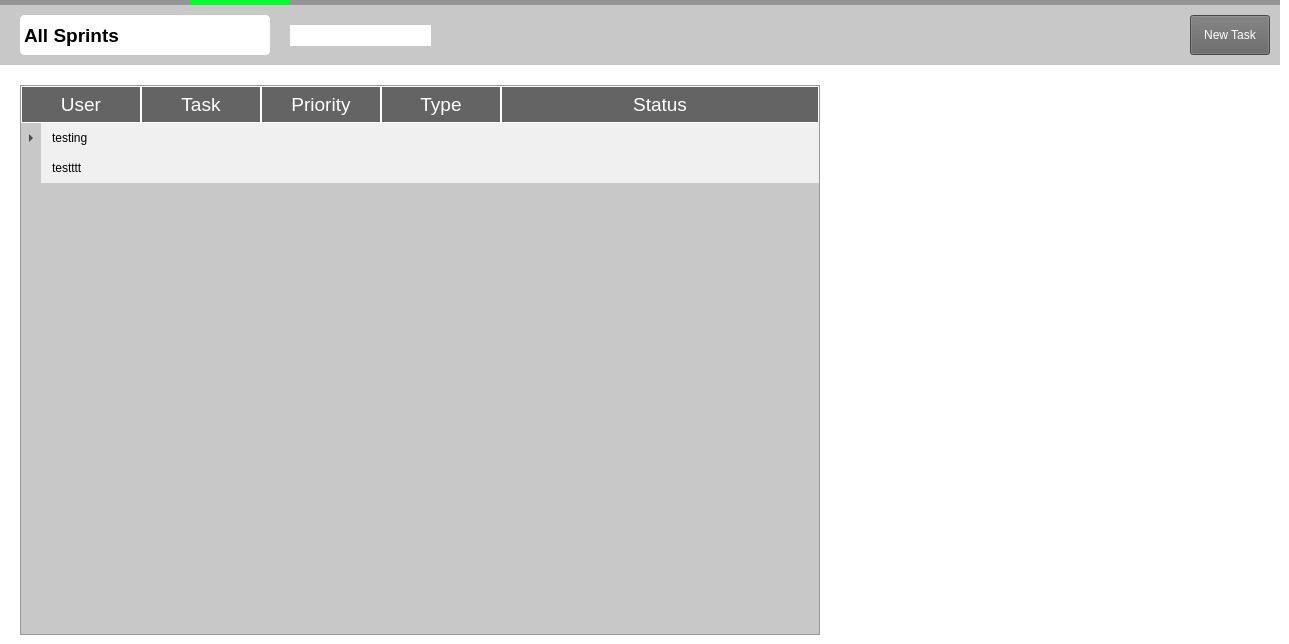
   <widget class="QWidget" name="taskboardPage">
    <property name="styleSheet">
     <string notr="true">QWidget {
background-color: white;
}</string>
    </property>
    <widget class="QLabel" name="selectorT">
     <property name="geometry">
      <rect>
       <x>0</x>
       <y>0</y>
       <width>1280</width>
       <height>5</height>
      </rect>
     </property>
     <property name="minimumSize">
      <size>
       <width>100</width>
       <height>5</height>
      </size>
     </property>
     <property name="maximumSize">
      <size>
       <width>1280</width>
       <height>5</height>
      </size>
     </property>
     <property name="styleSheet">
      <string notr="true">QLabel {
background-color: rgb(150, 150, 150);
}</string>
     </property>
     <property name="text">
      <string/>
     </property>
    </widget>
    <widget class="QLabel" name="selectorbarT">
     <property name="geometry">
      <rect>
       <x>190</x>
       <y>0</y>
       <width>100</width>
       <height>5</height>
      </rect>
     </property>
     <property name="minimumSize">
      <size>
       <width>100</width>
       <height>5</height>
      </size>
     </property>
     <property name="maximumSize">
      <size>
       <width>999999</width>
       <height>5</height>
      </size>
     </property>
     <property name="styleSheet">
      <string notr="true">QLabel {
background-color: rgb(0, 255, 44);
}</string>
     </property>
     <property name="text">
      <string/>
     </property>
    </widget>
    <widget class="QLabel" name="toplabel">
     <property name="geometry">
      <rect>
       <x>0</x>
       <y>5</y>
       <width>1280</width>
       <height>60</height>
      </rect>
     </property>
     <property name="minimumSize">
      <size>
       <width>1280</width>
       <height>5</height>
      </size>
     </property>
     <property name="maximumSize">
      <size>
       <width>1280</width>
       <height>60</height>
      </size>
     </property>
     <property name="styleSheet">
      <string notr="true">QLabel {
font: 13pt &quot;Arial&quot;;
background-color: rgb(200, 200, 200);
color: rgb(0, 0, 0);
}</string>
     </property>
     <property name="text">
      <string/>
     </property>
    </widget>
    <widget class="QPushButton" name="newtaskButton">
     <property name="geometry">
      <rect>
       <x>1190</x>
       <y>15</y>
       <width>80</width>
       <height>40</height>
      </rect>
     </property>
     <property name="minimumSize">
      <size>
       <width>80</width>
       <height>40</height>
      </size>
     </property>
     <property name="maximumSize">
      <size>
       <width>80</width>
       <height>40</height>
      </size>
     </property>
     <property name="autoFillBackground">
      <bool>false</bool>
     </property>
     <property name="styleSheet">
      <string notr="true">QPushButton {
font: 13pt &quot;Arial&quot;;
background-color: rgb(100, 100, 100);
color: rgb(255, 255, 255);
}</string>
     </property>
     <property name="text">
      <string>New Task</string>
     </property>
    </widget>
    <widget class="QComboBox" name="sprintDropdownT">
     <property name="geometry">
      <rect>
       <x>20</x>
       <y>15</y>
       <width>250</width>
       <height>40</height>
      </rect>
     </property>
     <property name="minimumSize">
      <size>
       <width>128</width>
       <height>40</height>
      </size>
     </property>
     <property name="font">
      <font>
       <family>Arial</family>
       <pointsize>14</pointsize>
       <bold>true</bold>
       <strikeout>false</strikeout>
      </font>
     </property>
     <property name="autoFillBackground">
      <bool>false</bool>
     </property>
     <property name="styleSheet">
      <string notr="true">QComboBox {
    border: 1px solid white;
    padding: 3px;
    background-color: white;
    border-radius: 4px;
    min-width: 6em;
    color: black;
    combobox-popup: 0;
}

QComboBox::drop-down {
    subcontrol-origin: padding;
    subcontrol-position: top right;
    width: 20px;
    color: black;
    border: 4px solid white;
}

/* Change the up arrow when the QComboBox is opened */
QComboBox::up-arrow:open {
    image: url(:/down-arrow.png); /* Arrow-down icon when the combo box is opened */
    width: 20px;
    height: 20px;
    border-radius: 4px;
    background-repeat: no-repeat;
    background-position: center;
    border: none;
}

/* Change the down arrow when the QComboBox is closed */
QComboBox::down-arrow:closed {
    image: url(:/up-arrow.png); /* Arrow-up icon when the combo box is closed */
    width: 20px;
    height: 20px;
    border-radius: 4px;
    background-repeat: no-repeat;
    background-position: center;
    border: none;
}

/* QComboBox popup menu */
QComboBox QAbstractItemView {
    background-color: white;
    color: black;
    border: 1px solid white;
    border-radius: 4px;
    bottom: -1px; /* Position the dropdown box just under the combo box */
    margin-top: 1px;
}

QComboBox QAbstractItemView::item {
    height: 25px;
    padding: 3px 10px;
    border-radius: 4px;
}

QComboBox QAbstractItemView::item:selected {
    background-color: rgb(172, 255, 162);
    color: black;
    border-radius: 4px;
}
</string>
     </property>
     <property name="frame">
      <bool>false</bool>
     </property>
     <item>
      <property name="text">
       <string>All Sprints</string>
      </property>
     </item>
     <item>
      <property name="text">
       <string> Sprint 1 Name</string>
      </property>
     </item>
     <item>
      <property name="text">
       <string>Sprint 2 Name</string>
      </property>
     </item>
    </widget>
    <widget class="QTreeWidget" name="userTaskTreeWidget">
     <property name="geometry">
      <rect>
       <x>20</x>
       <y>85</y>
       <width>800</width>
       <height>550</height>
      </rect>
     </property>
     <property name="styleSheet">
      <string notr="true">/* QTreeWidget Stylesheet */

QTreeWidget {
    font: 14pt &quot;Arial&quot;;
    color: black;
    background-color: rgb(200, 200, 200);
    show-decoration-selected: 1;
}

/* Top-level items */
QTreeWidget::item {
    padding: 8px;
    background-color: rgb(240, 240, 240); /* Background color for top-level items */
    font-size: 14px;
}

QTreeWidget::item:hover {
    background-color: rgb(230, 230, 230);
}

QTreeWidget::item:selected {
    color: black;
    font-weight: bold;
    background-color: rgb(158, 255, 162);
}

/* Subitems (nested items) */
QTreeWidget::item:has-children {
    background-color: rgb(240, 240, 240); /* Background color for items with children */
}

QTreeWidget::item:!has-children {
    background-color: rgb(240, 240, 240); /* Your desired color for top-level items without children */
}

QTreeWidget::item:has-children:hover {
    background-color: rgb(240, 240, 240);
}

QTreeWidget::item:!has-children:hover {
    background-color: rgb(240, 240, 240); /* Your desired hover color for top-level items without children */
}

QTreeWidget::item:has-children:selected {
    color: black;
    font-weight: bold;
    background-color: rgb(240, 240, 240);
}
QTreeWidget::item:!has-children:selected {
    color: black;
    font-weight: bold;
    background-color: rgb(158, 255, 162);
}

/* QHeaderView Sections (Individual Columns) */
QHeaderView::section {
    background-color: rgb(100, 100, 100);
    color: white;
    padding: 4px;
    border: 1px solid white;
    qproperty-horizontalStretch: 1; /* Stretch the header to fill the entire width */
    qproperty-stretchSection: 1; /* Stretch all sections to fill the remaining space */
}

/* Replace the default branch arrow with a smaller image */
QTreeWidget::branch:has-children {
    image: url(:/down-arrow.png); /* Default arrow image when item is open */
    width: 10px; /* Adjust the width of the image */
    height: 10px; /* Adjust the height of the image */
}

QTreeWidget::branch:closed:has-children {
    image: url(:/right-arrow.png); /* Arrow image when item is closed */
}</string>
     </property>
     <property name="sizeAdjustPolicy">
      <enum>QAbstractScrollArea::AdjustToContents</enum>
     </property>
     <property name="uniformRowHeights">
      <bool>false</bool>
     </property>
     <property name="animated">
      <bool>true</bool>
     </property>
     <property name="allColumnsShowFocus">
      <bool>false</bool>
     </property>
     <attribute name="headerCascadingSectionResizes">
      <bool>true</bool>
     </attribute>
     <attribute name="headerMinimumSectionSize">
      <number>20</number>
     </attribute>
     <attribute name="headerDefaultSectionSize">
      <number>120</number>
     </attribute>
     <attribute name="headerHighlightSections">
      <bool>true</bool>
     </attribute>
     <attribute name="headerShowSortIndicator" stdset="0">
      <bool>false</bool>
     </attribute>
     <attribute name="headerStretchLastSection">
      <bool>true</bool>
     </attribute>
     <column>
      <property name="text">
       <string>User</string>
      </property>
      <property name="font">
       <font>
        <family>Arial</family>
        <pointsize>14</pointsize>
        <bold>false</bold>
       </font>
      </property>
      <property name="textAlignment">
       <set>AlignCenter</set>
      </property>
     </column>
     <column>
      <property name="text">
       <string>Task</string>
      </property>
      <property name="font">
       <font>
        <family>Arial</family>
        <pointsize>14</pointsize>
       </font>
      </property>
      <property name="textAlignment">
       <set>AlignCenter</set>
      </property>
     </column>
     <column>
      <property name="text">
       <string>Priority</string>
      </property>
      <property name="font">
       <font>
        <family>Arial</family>
        <pointsize>14</pointsize>
       </font>
      </property>
      <property name="textAlignment">
       <set>AlignCenter</set>
      </property>
     </column>
     <column>
      <property name="text">
       <string>Type</string>
      </property>
      <property name="font">
       <font>
        <family>Arial</family>
        <pointsize>14</pointsize>
       </font>
      </property>
      <property name="textAlignment">
       <set>AlignCenter</set>
      </property>
     </column>
     <column>
      <property name="text">
       <string>Status</string>
      </property>
      <property name="font">
       <font>
        <family>Arial</family>
        <pointsize>14</pointsize>
       </font>
      </property>
      <property name="textAlignment">
       <set>AlignCenter</set>
      </property>
     </column>
     <item>
      <property name="text">
       <string>testing</string>
      </property>
      <property name="font">
       <font>
        <bold>false</bold>
       </font>
      </property>
      <item>
       <property name="text">
        <string>hello</string>
       </property>
       <property name="text">
        <string/>
       </property>
      </item>
     </item>
     <item>
      <property name="text">
       <string>testttt</string>
      </property>
     </item>
    </widget>
    <widget class="QLabel" name="labelDateT">
     <property name="geometry">
      <rect>
       <x>290</x>
       <y>25</y>
       <width>141</width>
       <height>21</height>
      </rect>
     </property>
     <property name="font">
      <font>
       <bold>false</bold>
      </font>
     </property>
     <property name="styleSheet">
      <string notr="true">QLabel {
color: black;
qproperty-alignment: 'AlignCenter';
}</string>
     </property>
     <property name="text">
      <string/>
     </property>
    </widget>
   </widget>
